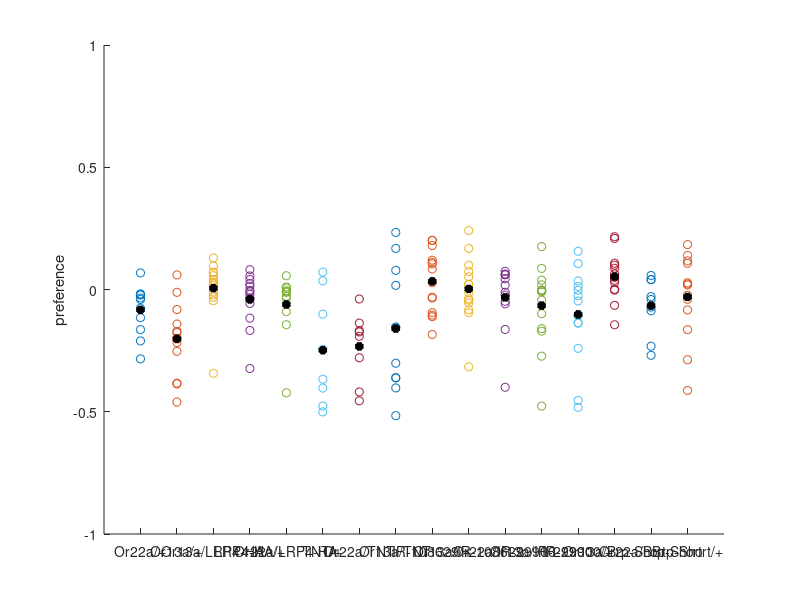
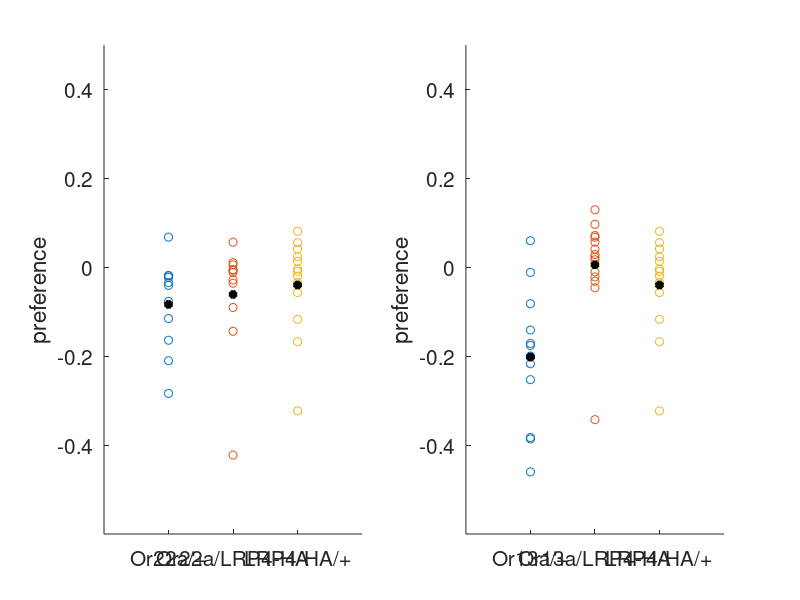
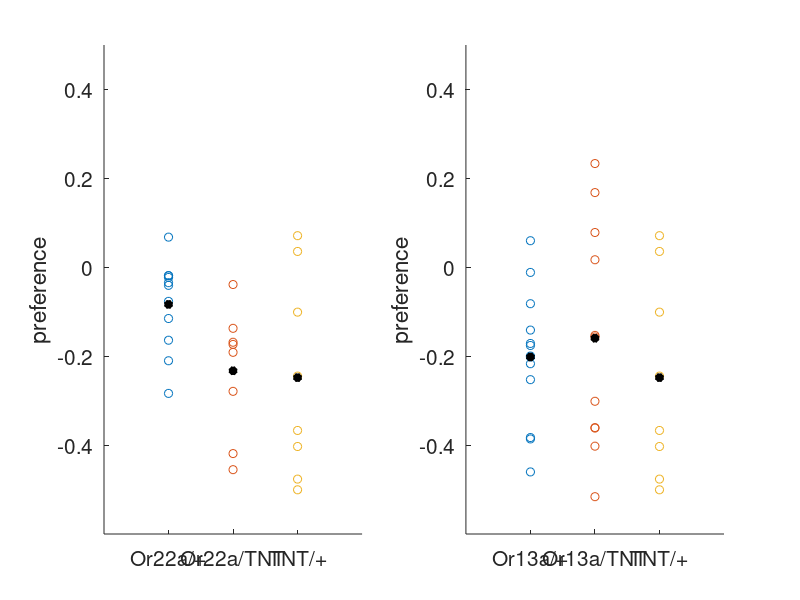
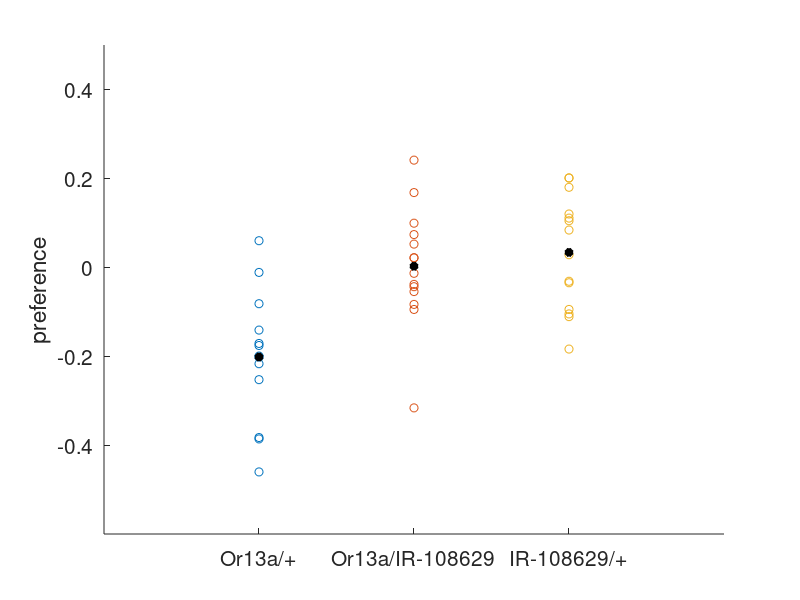

Reproduce these figures in MATLAB, in order.
clear all
close all

load summary_200226
t=tunnelAssignment;
p=z;

load summary_200227
t=[t; tunnelAssignment];
p=[p; z];

tunnelAssignment=t;
z=p;

genotypes=[{'Or22a/+'},{'Or13a/+'},{'Or13a/LRP4-HA'},{'LRP4-HA/+'}, ...
    {'Or22a/LRP4-HA'}, {'TNT/+'}, {'Or22a/TNT'}, {'Or13a/TNT'}, {'IR-108629/+'}, ...
    {'Or13a/IR-108629'}, {'Or22a/IR-29900'}, {'Or13a/IR-29900'}, {'IR-29900/+'}, ...
    {'Or13a/Brp-Short'}, {'Or22a/Brp-Short'}, {'Brp-Short/+'}];

%% plot all together
figure
hold on
for i = 1:16
    plot([(i)*ones(1,length(find(tunnelAssignment==i)))'],[z(tunnelAssignment==i)],'o')
    plot([i],[mean(z(tunnelAssignment==i))],'k*-','LineWidth',3)
end
set(gca,'XTick',[1:length(genotypes)])
%set(gca,'XTickLabel',(genotypes))
set(gca,'XTickLabel',genotypes)
ylabel('preference')
set(gca,'FontSize',10)
axis([0 17 -1 1])


%%
fs=15;
ymin=-0.6;
ymax=0.5;

figure
subplot(1,2,1)
hold on
gens=[1 5 4];
c=0;
for i = gens
    c=c+1;
    plot([(c)*ones(1,length(find(tunnelAssignment==i)))'],[z(tunnelAssignment==i)],'o')
    plot([c],[mean(z(tunnelAssignment==i))],'k*-','LineWidth',3)
end
set(gca,'XTick',[1:length(gens)])
%set(gca,'XTickLabel',(genotypes))
set(gca,'XTickLabel',genotypes(gens))
ylabel('preference')
xtickangle(30)
set(gca,'FontSize',fs)
axis([0 length(gens)+1 ymin ymax])
subplot(1,2,2)
hold on
gens=[2 3 4];
c=0;
for i = gens
    c=c+1;
    plot([(c)*ones(1,length(find(tunnelAssignment==i)))'],[z(tunnelAssignment==i)],'o')
    plot([c],[mean(z(tunnelAssignment==i))],'k*-','LineWidth',3)
end
set(gca,'XTick',[1:length(gens)])
%set(gca,'XTickLabel',(genotypes))
set(gca,'XTickLabel',genotypes(gens))
ylabel('preference')
xtickangle(30)
set(gca,'FontSize',fs)
axis([0 length(gens)+1  ymin ymax])

figure
subplot(1,2,1)
hold on
gens=[1 7 6];
c=0;
for i = gens
    c=c+1;
    plot([(c)*ones(1,length(find(tunnelAssignment==i)))'],[z(tunnelAssignment==i)],'o')
    plot([c],[mean(z(tunnelAssignment==i))],'k*-','LineWidth',3)
end
set(gca,'XTick',[1:length(gens)])
%set(gca,'XTickLabel',(genotypes))
set(gca,'XTickLabel',genotypes(gens))
ylabel('preference')
xtickangle(30)
set(gca,'FontSize',fs)
axis([0 length(gens)+1  ymin ymax])
subplot(1,2,2)
hold on
gens=[2 8 6];
c=0;
for i = gens
    c=c+1;
    plot([(c)*ones(1,length(find(tunnelAssignment==i)))'],[z(tunnelAssignment==i)],'o')
    plot([c],[mean(z(tunnelAssignment==i))],'k*-','LineWidth',3)
end
set(gca,'XTick',[1:length(gens)])
%set(gca,'XTickLabel',(genotypes))
set(gca,'XTickLabel',genotypes(gens))
ylabel('preference')
xtickangle(30)
set(gca,'FontSize',fs)
axis([0 length(gens)+1  ymin ymax])


figure
hold on
c=0;
gens=[2 10 9];
for i = gens
    c=c+1;
    plot([(c)*ones(1,length(find(tunnelAssignment==i)))'],[z(tunnelAssignment==i)],'o')
    plot([c],[mean(z(tunnelAssignment==i))],'k*-','LineWidth',3)
end
set(gca,'XTick',[1:length(gens)])
%set(gca,'XTickLabel',(genotypes))
set(gca,'XTickLabel',genotypes(gens))
ylabel('preference')
xtickangle(30)
set(gca,'FontSize',fs)
axis([0 length(gens)+1  ymin ymax])


figure
subplot(1,2,1)
hold on
gens=[1 11 13];
c=0;
for i = gens
    c=c+1;
    plot([(c)*ones(1,length(find(tunnelAssignment==i)))'],[z(tunnelAssignment==i)],'o')
    plot([c],[mean(z(tunnelAssignment==i))],'k*-','LineWidth',3)
end
set(gca,'XTick',[1:length(gens)])
%set(gca,'XTickLabel',(genotypes))
set(gca,'XTickLabel',genotypes(gens))
ylabel('preference')
set(gca,'FontSize',fs)
xtickangle(30)
axis([0 length(gens)+1 ymin ymax])
subplot(1,2,2)
hold on
gens=[2 12 13];
c=0;
for i = gens
    c=c+1;
    plot([(c)*ones(1,length(find(tunnelAssignment==i)))'],[z(tunnelAssignment==i)],'o')
    plot([c],[mean(z(tunnelAssignment==i))],'k*-','LineWidth',3)
end
set(gca,'XTick',[1:length(gens)])
%set(gca,'XTickLabel',(genotypes))
set(gca,'XTickLabel',genotypes(gens))
ylabel('preference')
xtickangle(30)
set(gca,'FontSize',fs)
axis([0 length(gens)+1  ymin ymax])

figure
subplot(1,2,1)
hold on
gens=[1 15 16];
c=0;
for i = gens
    c=c+1;
    plot([(c)*ones(1,length(find(tunnelAssignment==i)))'],[z(tunnelAssignment==i)],'o')
    plot([c],[mean(z(tunnelAssignment==i))],'k*-','LineWidth',3)
end
set(gca,'XTick',[1:length(gens)])
%set(gca,'XTickLabel',(genotypes))
set(gca,'XTickLabel',genotypes(gens))
ylabel('preference')
set(gca,'FontSize',fs)
xtickangle(30)
axis([0 length(gens)+1  ymin ymax])
subplot(1,2,2)
hold on
gens=[2 14 16];
c=0;
for i = gens
    c=c+1;
    plot([(c)*ones(1,length(find(tunnelAssignment==i)))'],[z(tunnelAssignment==i)],'o')
    plot([c],[mean(z(tunnelAssignment==i))],'k*-','LineWidth',3)
end
set(gca,'XTick',[1:length(gens)])
%set(gca,'XTickLabel',(genotypes))
set(gca,'XTickLabel',genotypes(gens))
ylabel('preference')
xtickangle(30)
set(gca,'FontSize',fs)
axis([0 length(gens)+1  ymin ymax])





